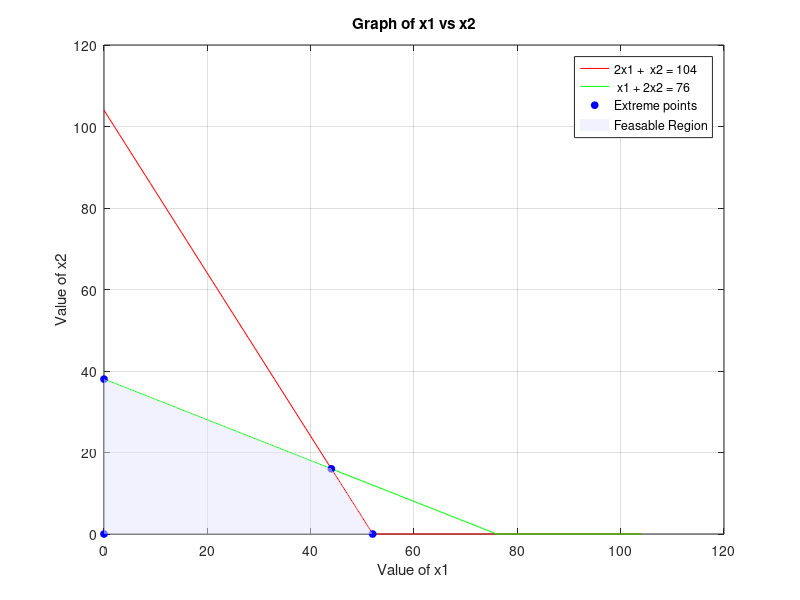

MATLAB code to generate this figure: (Note: this script raises an error after producing the figure.)
%{
    MATLAB CODE FOR GRAPHICAL METHOD

    Max Z = 6x1 + 11x2
    s.t.  2x1 +  x2 <= 104
           x1 + 2x2 <= 76
          x1, x2 >= 0
%}

format short;
clear all;
clc;

%% Phase 1: Input parameters
%%% Step-1: Let Max Z = C'X
%%% subject to AX = b
C = [6 11];     %%% Coefficients of objective function
A = [2 1; 1 2]; %%% Constrain function coefficients
b = [104; 76];  %%% Constrain function constants
%% Phase 2: Plot graph
%%% Step-2: Select range of x1>=0 in which graph is plotted
x1 = 0:1:max(abs(b));  %%% x1 is a 1 x 104 row vector matrix!

%%% Step-3: Find values of x2i from ith constraint
x21 = (b(1) - A(1, 1) * x1) ./ A(1, 2); %%% 2x1 + 1x2 = 104 ==> x2 = (104 - 2*x1) / 1 = 1 x 104 row matrix
x22 = (b(2) - A(2, 1) * x1) ./ A(2, 2); %%% 1x1 + 2x2 =  76 ==> x2 = ( 76 - 1*x1) / 2 = 1 x 104 row matrix
%%% Step-4: Put constraint x2>=0 as well
x21 = max(0, x21);
x22 = max(0, x22);

%%% Step-5: Plotting constraints on graph
plot(x1, x21, 'r', 'DisplayName', '2x1 +  x2 = 104');
hold on;    %%% Retain current plot when drawing new plot
plot(x1, x22, 'g', 'DisplayName', ' x1 + 2x2 = 76');
xlabel('Value of x1');
ylabel('Value of x2');
title('Graph of x1 vs x2');
legend show;
grid on;

%% Phase 3: Find points intercepting x & y axes
%%% Step-6: Find where x1 is 0 for y-intercepts
cx1 = find(x1==0);      %%% x1(1) = 0 => cx1 = 1

%%% Step-7: Find where x2i is 0 for possible x-intercepts
cx21 = find(x21==0);    %%% x21(53,54,...,105) = 0 i.e. cx21 = [53 54 ... 105]
cx22 = find(x22==0);    %%% x22(77,78,...,105) = 0 i.e. cx22 = [77 78 ... 105]

%%% Step-8: Find coordinates of constraint lines lying on x & y axes
line1 = [x1(:, [cx21 cx1]); x21(:, [cx21 cx1])]';     %%% Matrix denoting constraint 1 lying on axes, where col1 = x-coords & col2 = y-coords; each row is ONE PT!
line2 = [x1(:, [cx22 cx1]); x22(:, [cx22 cx1])]';     %%% Matrix denoting constraint 2 lying on axes, where col1 = x-coords & col2 = y-coords; each row is ONE PT!

%%% Step-9: Store in final var
corpt = unique([line1; line2], 'rows');

%% Phase 4: Find the point(s) of intersection of each pair of constraints
%%% Step-10: Initialise a soln to both constraints
SA = [0; 0];
for i = 1:size(A, 1)  
    s1 = A(i, :);
    b1 = b(i, :);
    for j = i+1:size(A, 1)
        %%% Steps-11 & 12: For each pair of constraints formed with nested loop, initialise coefficients & constants
        s2 = A(j, :);
        b2 = b(j, :);
   
        %%% Step-13: Use X = inv(A) / b to solve for point of intersection & store in temp soln
        A1 = [s1; s2];
        B1 = [b1; b2];        
        X = A1 \ B1;          %%% Returns a COLUMN vector
        SA = [SA X];
    end
end

%%% Step-14: Store temp soln transposed
ptt = SA';   %%% Transposing the col vector answer to match with the corpt matrix format

%% Phase 5: Combine ALL the corner points
%%% Step-15: Combine & remove duplicates (IMPORTANT)
points = unique([ptt; corpt], 'rows');

%% Phase 6: Filter out points not in feasable region(s)
%%% Step-16: Find values of constraint at all points
for i=1:size(points, 1)
    const1(i) = A(1, 1)*points(i, 1) + A(1, 2)*points(i, 2) - b(1); %%% points(i, 1) => x1 for point i; points(i, 2) => x2 for point i
    const2(i) = A(2, 1)*points(i, 1) + A(2, 2)*points(i, 2) - b(2);
end

%%% Step-17: Check unique indices of points where these values don't satisfy ALL their constraints
k1 = find(const1 > 0);
k2 = find(const2 > 0);
k3 = find(points(:, 1) < 0);
k4 = find(points(:, 2) < 0);
k = unique([k1 k2 k3 k4]);

%%% Step-18: Remove those points from soln list
points(k, :) = [];

%%% Step-19: Check if points is empty i.e. if there exists any feasable
%%% soln
if isempty(points)
    fprintf('There exists no feasable solution.\n');
else
    %%% Step-20: Plot feasible corner points
    plot(points(:,1), points(:,2), 'bo', 'MarkerSize', 5, 'MarkerFaceColor', 'b', 'DisplayName', 'Extreme points');   %%% Blue circles with blue fill!
    
    %%% Step-21: Shade feasible region by plotting the polygon formed by feasible points if there are >=3 points
    if size(points,1) >= 3
        K = convhull(points(:,1), points(:,2));
        patch(points(K,1), points(K,2), [0.9 0.9 1], 'FaceAlpha', 0.5, 'EdgeColor', 'none', 'DisplayName', 'Feasable Region');
    end
    %% Phase 7: Compute objective function
    %%% Step-22: Find value of objective funcn @ each point
    val = points * C'; %%% Returns a COLUMN VECTOR where each row = value @ point!
    resultTable = [points val];

    %% Phase 8: Find optimal value & display solution
    %%% Step-23: Find OPTIMAL value & point index (max here)
    [opval, opidx] = max(val);
    
    %%% Step-24: Store & display values
    optab = resultTable(opidx, :);
    opx1 = points(opidx, 1);
    opx2 = points(opidx, 2);
    
    fprintf('Optimal Values are:-\n');
    OPTIMAL_GRAPH = array2table(optab, 'VariableNames', {'x1', 'x2', 'Z'});
    disp(OPTIMAL_GRAPH);
    
    %%% Step-25: Plot & annotate optimal point
    plot(opx1, opx2, 'kp', 'MarkerSize', 12, 'MarkerFaceColor', 'y', 'DisplayName', 'Optimal Solution');
    text(opx1, opx2, sprintf('  (%.2f, %.2f)', opx1, opx2));
end
